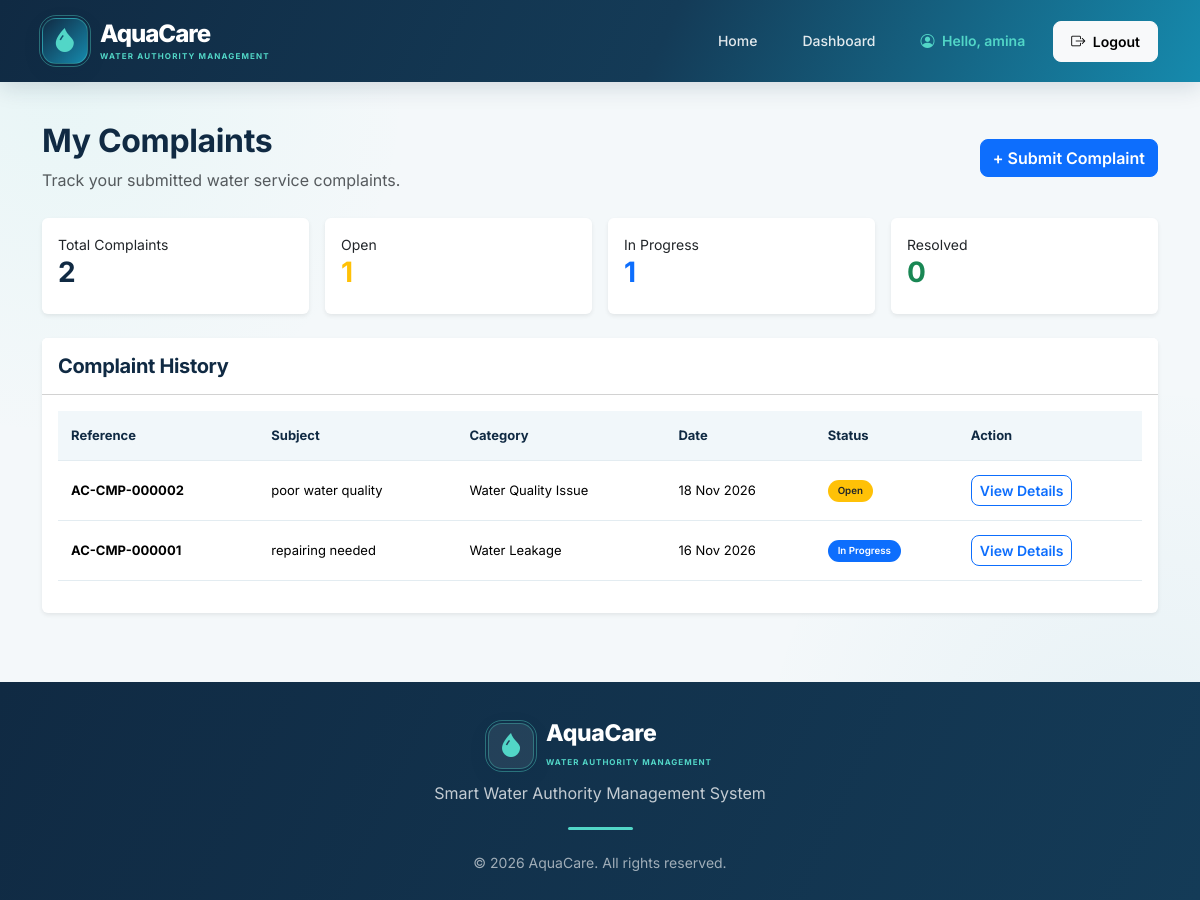
/my-complaints/ (signed in), run on the app's committed database.
### accounts/models.py (models this page shows, shortened)
class CustomUser(AbstractUser):
    class Role(models.TextChoices):
        CUSTOMER = 'CUSTOMER', 'Customer'
        STAFF = 'STAFF', 'Water Authority Staff'
        MANAGER = 'MANAGER', 'Department Manager'
    role = models.CharField(
        max_length=20,
        choices=Role.choices,
        default=Role.CUSTOMER
    )
    phone_number = models.CharField(
        max_length=15,
        blank=True,
        null=True
    )
    address = models.TextField(
        blank=True,
        null=True
    )

### complaints/models.py (models this page shows, shortened)
class Complaint(models.Model):
    class Category(models.TextChoices):
        WATER_SUPPLY = 'WATER_SUPPLY', 'Water Supply Issue'
        LEAKAGE = 'LEAKAGE', 'Water Leakage'
        BILLING = 'BILLING', 'Billing Issue'
        METER = 'METER', 'Meter Problem'
        QUALITY = 'QUALITY', 'Water Quality Issue'
        OTHER = 'OTHER', 'Other'
    class Status(models.TextChoices):
        OPEN = 'OPEN', 'Open'
        IN_PROGRESS = 'IN_PROGRESS', 'In Progress'
        RESOLVED = 'RESOLVED', 'Resolved'
        CLOSED = 'CLOSED', 'Closed'
    class Priority(models.TextChoices):
        LOW = 'LOW', 'Low'
        MEDIUM = 'MEDIUM', 'Medium'
        HIGH = 'HIGH', 'High'
        URGENT = 'URGENT', 'Urgent'
    customer = models.ForeignKey(
        settings.AUTH_USER_MODEL,
        on_delete=models.CASCADE,
        related_name='complaints'
    )
    complaint_number = models.CharField(
        max_length=30,
        unique=True,
        blank=True,
        null=True
    )
    category = models.CharField(
        max_length=30,
        choices=Category.choices
    )
    subject = models.CharField(max_length=200)
    description = models.TextField()
    priority = models.CharField(
        max_length=20,
        choices=Priority.choices,
        default=Priority.MEDIUM
    )
    status = models.CharField(
        max_length=20,
        choices=Status.choices,
        default=Status.OPEN
    )
    assigned_to = models.ForeignKey(
        settings.AUTH_USER_MODEL,
        on_delete=models.SET_NULL,
        null=True,
        blank=True,
        related_name='assigned_complaints'
    )
    staff_remarks = models.TextField(blank=True)
    submitted_at = models.DateTimeField(auto_now_add=True)
    updated_at = models.DateTimeField(auto_now=True)
    resolved_at = models.DateTimeField(null=True, blank=True)
    class Meta:
        ordering = ['-submitted_at']

### complaints/views.py (the view)
@login_required
@role_required('CUSTOMER')
def my_complaints(request):
    complaints = Complaint.objects.filter(
        customer=request.user
    )
    context = {
        'complaints': complaints,
        'total_complaints': complaints.count(),
        'open_complaints': complaints.filter(
            status=Complaint.Status.OPEN
        ).count(),
        'in_progress_complaints': complaints.filter(
            status=Complaint.Status.IN_PROGRESS
        ).count(),
        'resolved_complaints': complaints.filter(
            status=Complaint.Status.RESOLVED
        ).count(),
    }
    return render(
        request,
        'complaints/my_complaints.html',
        context
    )

### templates/complaints/my_complaints.html (shortened to what this page needs)
{% extends 'base.html' %}
{% block content %}
<div class="container py-4">
    <div class="d-flex justify-content-between align-items-center flex-wrap gap-3 mb-4">
        <div>
            <h2>My Complaints</h2>
            <p class="text-muted mb-0">
                Track your submitted water service complaints.
            </p>
        </div>
        <a href="{% url 'submit_complaint' %}"
           class="btn btn-primary">
            + Submit Complaint
        </a>
    </div>
    <div class="row g-3 mb-4">
        <div class="col-md-3">
            <div class="card border-0 shadow-sm p-3">
                <small>Total Complaints</small>
                <h3>{{ total_complaints }}</h3>
            </div>
        </div>
        <div class="col-md-3">
            <div class="card border-0 shadow-sm p-3">
                <small>Open</small>
                <h3 class="text-warning">{{ open_complaints }}</h3>
            </div>
        </div>
        <div class="col-md-3">
            <div class="card border-0 shadow-sm p-3">
                <small>In Progress</small>
                <h3 class="text-primary">{{ in_progress_complaints }}</h3>
            </div>
        </div>
        <div class="col-md-3">
            <div class="card border-0 shadow-sm p-3">
                <small>Resolved</small>
                <h3 class="text-success">{{ resolved_complaints }}</h3>
            </div>
        </div>
    </div>
    <div class="card border-0 shadow-sm">
        <div class="card-header bg-white py-3">
            <h5 class="mb-0">Complaint History</h5>
        </div>
        <div class="card-body">
            {% if complaints %}
                <div class="table-responsive">
                    <table class="table table-hover align-middle">
                        <thead class="table-light">
                            <tr>
                                <th>Reference</th>
                                <th>Subject</th>
                                <th>Category</th>
                                <th>Date</th>
                                <th>Status</th>
                                <th>Action</th>
                            </tr>
                        </thead>
                        <tbody>
                            {% for complaint in complaints %}
                                <tr>
                                    <td>
                                        <strong>
                                            {{ complaint.complaint_number }}
                                        </strong>
                                    </td>
                                    <td>{{ complaint.subject }}</td>
                                    <td>
                                        {{ complaint.get_category_display }}
                                    </td>
                                    <td>
                                        {{ complaint.submitted_at|date:"d M Y" }}
                                    </td>
                                    <td>
                                        {% if complaint.status == 'OPEN' %}
                                            <span class="badge bg-warning text-dark">
                                                Open
                                            </span>
                                        {% elif complaint.status == 'IN_PROGRESS' %}
                                            <span class="badge bg-primary">
                                                In Progress
                                            </span>
                                        {% elif complaint.status == 'RESOLVED' %}
                                            <span class="badge bg-success">
                                                Resolved
                                            </span>
                                        {% else %}
                                            <span class="badge bg-secondary">
                                                Closed
                                            </span>
                                        {% endif %}
                                    </td>
                                    <td>
                                        <a href="{% url 'complaint_detail' complaint.id %}"
                                           class="btn btn-outline-primary btn-sm">
                                            View Details
                                        </a>
                                    </td>
                                </tr>
                            {% endfor %}
                        </tbody>
                    </table>
                </div>
            {% endif %}
        </div>
    </div>
</div>
{% endblock %}

### templates/base.html (shortened to what this page needs)
{% load static %}
<!DOCTYPE html>
<html lang="en">
<head>
    <link href="https://cdn.jsdelivr.net/npm/bootstrap@5.3.3/dist/css/bootstrap.min.css"
          rel="stylesheet">
    <link rel="stylesheet"
          href="https://cdn.jsdelivr.net/npm/bootstrap-icons@1.11.3/font/bootstrap-icons.min.css">
    <link rel="stylesheet" href="{% static 'css/style.css' %}">
</head>
<body>
    <nav class="navbar navbar-expand-lg navbar-dark aquacare-navbar">
        <div class="container">
            <a class="navbar-brand aqua-brand" href="{% url 'home' %}">
                <span class="aqua-logo-icon">
                    <i class="bi bi-droplet-fill"></i>
                </span>
                <span class="aqua-brand-text">
                    <strong>AquaCare</strong>
                    <small>WATER AUTHORITY MANAGEMENT</small>
                </span>
            </a>
            <div class="collapse navbar-collapse" id="mainNavbar">
                <ul class="navbar-nav ms-auto align-items-lg-center">
                    <li class="nav-item">
                        <a class="nav-link" href="{% url 'home' %}">
                            Home
                        </a>
                    </li>
                    {% if user.is_authenticated %}
                        {% if user.role == 'CUSTOMER' %}
                            <li class="nav-item">
                                <a class="nav-link"
                                   href="{% url 'customer_dashboard' %}">
                                    Dashboard
                                </a>
                            </li>
                        {% endif %}
                        <li class="nav-item">
                            <span class="nav-link user-welcome">
                                <i class="bi bi-person-circle me-1"></i>
                                Hello, {{ user.first_name|default:user.username }}
                            </span>
                        </li>
                        <li class="nav-item ms-lg-2">
                            <form method="POST" action="{% url 'logout' %}">
                                <button type="submit"
                                        class="btn btn-light btn-sm logout-btn">
                                    <i class="bi bi-box-arrow-right me-1"></i>
                                    Logout
                                </button>
                            </form>
                        </li>
                    {% endif %}
                </ul>
            </div>
        </div>
    </nav>
    <main class="main-content">
        {% block content %}
        {% endblock %}
    </main>
    <footer class="aquacare-footer">
        <div class="container">
            <div class="footer-brand">
                <span class="aqua-logo-icon footer-logo-icon">
                    <i class="bi bi-droplet-fill"></i>
                </span>
                <div class="footer-brand-text">
                    <h5>AquaCare</h5>
                    <small>WATER AUTHORITY MANAGEMENT</small>
                </div>
            </div>
            <p class="footer-description">
                Smart Water Authority Management System
            </p>
            <div class="footer-divider"></div>
            <small class="footer-copyright">
                © 2026 AquaCare. All rights reserved.
            </small>
        </div>
    </footer>
</body>
</html>

### data on the page
CustomUser: first_name "amina"
Complaint: complaint_number "AC-CMP-000002", subject "poor water quality", category "Water Quality Issue", submitted_at "18 Nov 2026", status "Open"
Complaint: complaint_number "AC-CMP-000001", subject "repairing needed", category "Water Leakage", submitted_at "16 Nov 2026", status "In Progress"

### other printed values
{{ total_complaints }} "2"
{{ open_complaints }} "1"
{{ in_progress_complaints }} "1"
{{ resolved_complaints }} "0"
